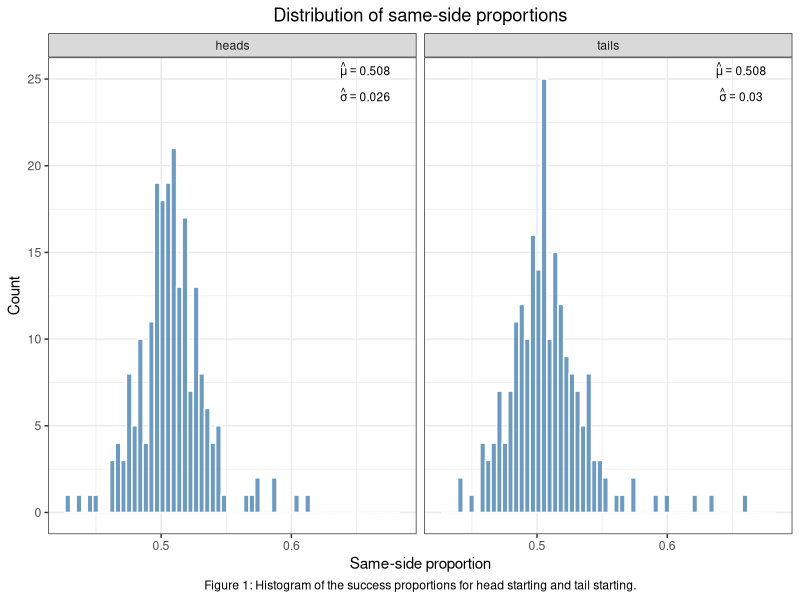
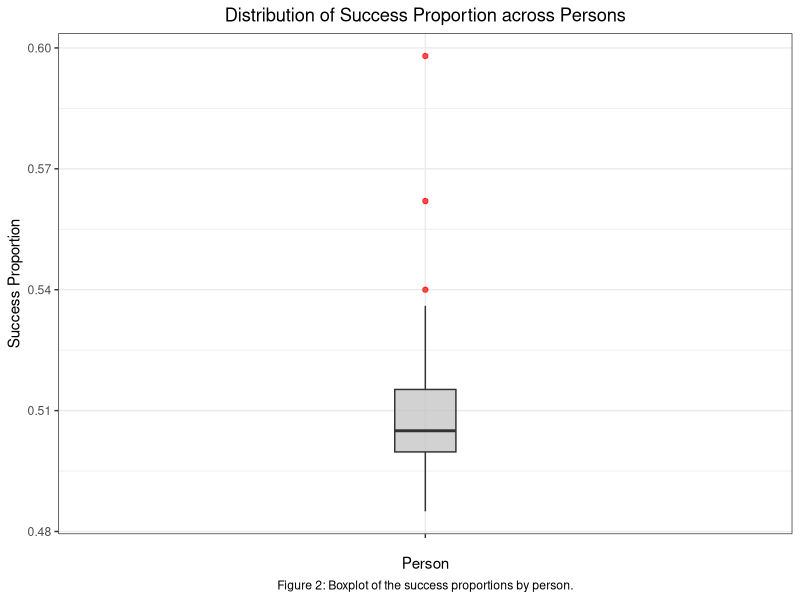
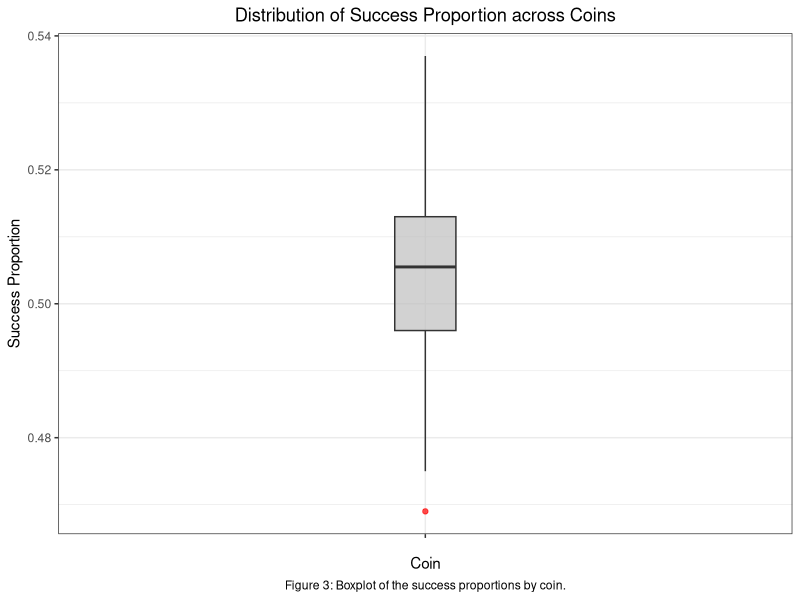
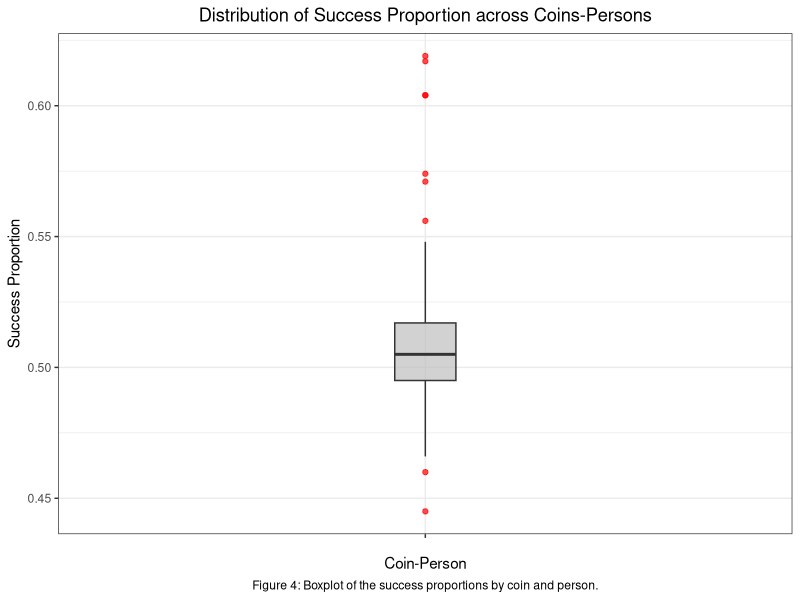
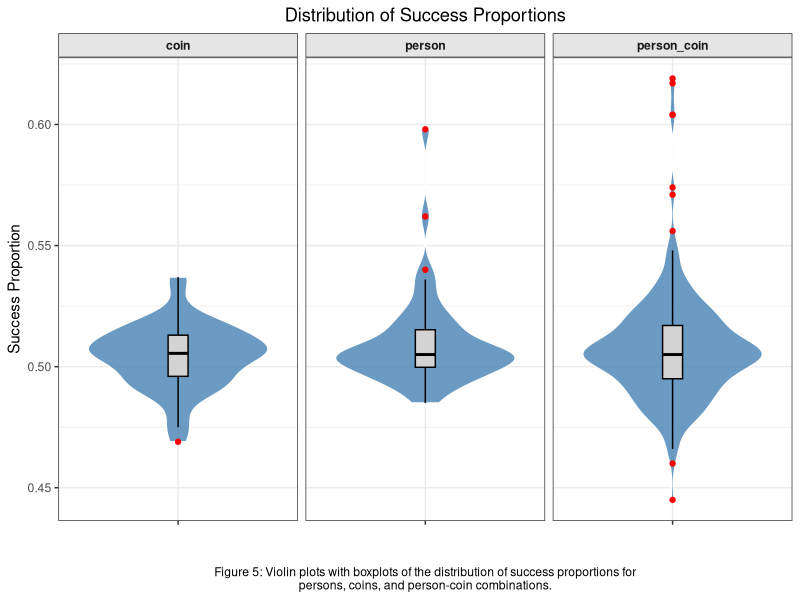

Write the R code that produced these figures, in order.
## ---- chunk 1
#| label: "Read the data"
#| echo: false
#| message: false 
#| warning: false
#| error: false

library(ggplot2)
library(dplyr)
library(stringr)
set.seed(12345)

df <- read.csv("data-agg.csv",header=T)
n <- nrow(df)
df1 <- df[,-c(2,4)] # heads to heads
df2 <- df[,-c(1,3)] # tails to heads
df2[,1] <- df2[,2]-df2[,1] # tails to tails 
names(df1) <- names(df2) <- c("y","m","person","coin") 
start <- rep(c("heads","tails"),c(n,n))
df <- rbind(df1,df2)
df$person <- factor(df$person) 
df$coin <- factor(df$coin)
df$start <- factor(start) 

head(df)
head(df1)
head(df2)
## ---- chunk 2
#| label: "Global analysis"
#| echo: false
#| message: false 
#| warning: false
#| error: false


### Quick overview of the data
num_persons <- length(unique(df$person))
num_coins <- length(unique(df$coin))

cat("Number of persons:", num_persons, "\n")
cat("Number of coins:", num_coins, "\n")

### Histogram of proportions
df$success <- df$y / df$m
df_heads <- subset(df, start == "heads")
df_tails <- subset(df, start == "tails")

caption_p_general <- str_wrap("Figure 1: Histogram of the success proportions for head starting and tail starting.", width = 85)

p_general <- ggplot(df, aes(x = success)) +
  geom_histogram(bins = 60, fill = "steelblue", color = "white", alpha = 0.8) +
  facet_wrap(~ start, ncol = 2) +
  labs(
    title = "Distribution of same-side proportions",
    x = "Same-side proportion",
    y = "Count",
    caption = caption_p_general
  ) +
  theme_bw() + 
  theme(
    plot.title = element_text(hjust = 0.5),   
    plot.caption = element_text(hjust = 0.5),      
    legend.title = element_text(hjust = 0.5),   
    legend.text = element_text(hjust = 0.5)     
  )

# Calcul des statistiques par groupe 'start'
stats <- df %>%
  group_by(start) %>%
  summarize(
    mu = mean(success, na.rm = TRUE),
    sigma = sd(success, na.rm = TRUE),
    .groups = "drop"
  )

p_general + 
  geom_text(
    data = stats,
    aes(
      x = 0.68, 
      y = Inf, 
      label = paste0(
        "atop(hat(mu) == ", round(mu, 3), 
        ", hat(sigma) == ", round(sigma, 3), ")"
      )
    ),
    parse = TRUE,
    hjust = 1.1, vjust = 1.1, 
    size = 3,
    color = "black",
    inherit.aes = FALSE
  )
## ---- chunk 3
#| label: "Analysis by person"
#| echo: false
#| message: false 
#| warning: false
#| error: false


### (a) Summary of total flips and success by person
person_summary <- df %>%
  group_by(person) %>%
  summarize(
    total_flips = sum(m),
    mean_success = round(mean(success, na.rm = TRUE), 3),
    .groups = "drop"
  ) %>%
  arrange(mean_success)

print(person_summary)


### (b) Boxplot by person
caption_p_person = str_wrap("Figure 2: Boxplot of the success proportions by person.", width = 85)

p_person <- ggplot(person_summary, aes(x = "", y = mean_success)) +
  geom_boxplot(
    width = 0.1,
    fill = "grey",
    alpha = 0.7,
    outlier.color = "red"
  ) +
  labs(
    title   = "Distribution of Success Proportion across Persons",
    x = "Person",
    y       = "Success Proportion",
    caption = caption_p_person
  ) +
  theme_bw() + 
  theme(
    plot.title = element_text(hjust = 0.5),   
    plot.caption = element_text(hjust = 0.5),      
    legend.title = element_text(hjust = 0.5),   
    legend.text = element_text(hjust = 0.5)     
  )

print(p_person)
## ---- chunk 4
#| label: "Analysis by person"
#| echo: false
#| message: false 
#| warning: false
#| error: false


### (a) Summary of total flips and success by person
coin_summary <- df %>%
  group_by(coin) %>%
  summarize(
    total_flips = sum(m),
    mean_success = round(mean(success, na.rm = TRUE), 3),
    .groups = "drop"
  ) %>%
  arrange(mean_success)

print(coin_summary)


### (b) Boxplot by person
caption_p_coin = str_wrap("Figure 3: Boxplot of the success proportions by coin.", width = 85)

p_coin <- ggplot(coin_summary, aes(x = "", y = mean_success)) +
  geom_boxplot(
    width = 0.1,
    fill = "grey",
    alpha = 0.7,
    outlier.color = "red"
  ) +
  labs(
    title   = "Distribution of Success Proportion across Coins",
    x = "Coin",
    y       = "Success Proportion",
    caption = caption_p_coin
  ) +
  theme_bw() + 
  theme(
    plot.title = element_text(hjust = 0.5),   
    plot.caption = element_text(hjust = 0.5),      
    legend.title = element_text(hjust = 0.5),   
    legend.text = element_text(hjust = 0.5)     
  )

print(p_coin)
## ---- chunk 5
#| label: "Analysis by person-coin"
#| echo: false
#| message: false 
#| warning: false
#| error: false

person_coin_summary <- df %>%
  group_by(person, coin) %>%
  summarize(
    total_flips = sum(m),
    mean_success = round(mean(success, na.rm = TRUE), 3),
    .groups = "drop"
  ) %>%
  arrange(mean_success)  

print(person_coin_summary)


### (b) Boxplot by person
caption_p_person_coin = str_wrap("Figure 4: Boxplot of the success proportions by coin and person.", width = 85)

p_person_coin <- ggplot(person_coin_summary, aes(x = "", y = mean_success)) +
  geom_boxplot(
    width = 0.1,
    fill = "grey",
    alpha = 0.7,
    outlier.color = "red"
  ) +
  labs(
    title   = "Distribution of Success Proportion across Coins-Persons",
    x = "Coin-Person",
    y       = "Success Proportion",
    caption = caption_p_person_coin
  ) +
  theme_bw() + 
  theme(
    plot.title = element_text(hjust = 0.5),   
    plot.caption = element_text(hjust = 0.5),      
    legend.title = element_text(hjust = 0.5),   
    legend.text = element_text(hjust = 0.5)     
  )

print(p_person_coin)
## ---- chunk 6
#| label: "Violin Plot"
#| echo: false
#| message: false 
#| warning: false
#| error: false


violin_data <- data.frame(
  category = factor(c(rep("person", nrow(person_summary)),
                      rep("coin", nrow(coin_summary)),
                      rep("person_coin", nrow(person_coin_summary)))),
  mean_success = c(person_summary$mean_success,
                   coin_summary$mean_success,
                   person_coin_summary$mean_success)
)

# Définition de la légende
caption_violin <- str_wrap(
  "Figure 5: Violin plots with boxplots of the distribution of success proportions for persons, coins, and person-coin combinations.",
  width = 85
)

# Création du graphique à violon avec boxplot superposé et facettes
p_violin <- ggplot(violin_data, aes(x = "", y = mean_success)) +
  geom_violin(fill = "steelblue", color = "white", alpha = 0.8) +
  geom_boxplot(width = 0.1, fill = "lightgrey", color = "black", outlier.color = "red") +
  facet_wrap(~ category) +
  labs(
    title = "Distribution of Success Proportions",
    x = "",
    y = "Success Proportion",
    caption = caption_violin
  ) +
  theme_bw() + 
  theme(
    plot.title = element_text(hjust = 0.5),   
    plot.caption = element_text(hjust = 0.5),
    legend.title = element_text(hjust = 0.5),   
    legend.text = element_text(hjust = 0.5),
    strip.background = element_rect(fill = "grey90"),  # Optionnel : modifier l'apparence des facettes
    strip.text = element_text(face = "bold")
  )

print(p_violin)
